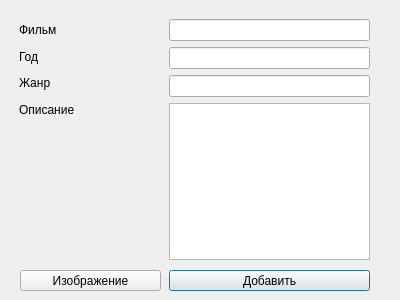
<?xml version="1.0" encoding="UTF-8"?>
<ui version="4.0">
 <class>AddWindow</class>
 <widget class="QDialog" name="AddWindow">
  <property name="geometry">
   <rect>
    <x>0</x>
    <y>0</y>
    <width>400</width>
    <height>300</height>
   </rect>
  </property>
  <property name="windowTitle">
   <string>Dialog</string>
  </property>
  <widget class="QWidget" name="verticalLayoutWidget">
   <property name="geometry">
    <rect>
     <x>169</x>
     <y>19</y>
     <width>201</width>
     <height>241</height>
    </rect>
   </property>
   <layout class="QVBoxLayout" name="verticalLayout">
    <item>
     <widget class="QLineEdit" name="lineEditMovie"/>
    </item>
    <item>
     <widget class="QLineEdit" name="lineEditYear"/>
    </item>
    <item>
     <widget class="QLineEdit" name="lineEditCategory"/>
    </item>
    <item>
     <widget class="QTextEdit" name="textEditDescription"/>
    </item>
   </layout>
  </widget>
  <widget class="QPushButton" name="pushButtonAdd">
   <property name="geometry">
    <rect>
     <x>169</x>
     <y>270</y>
     <width>201</width>
     <height>21</height>
    </rect>
   </property>
   <property name="text">
    <string>Добавить</string>
   </property>
  </widget>
  <widget class="QWidget" name="verticalLayoutWidget_2">
   <property name="geometry">
    <rect>
     <x>19</x>
     <y>19</y>
     <width>141</width>
     <height>101</height>
    </rect>
   </property>
   <layout class="QVBoxLayout" name="verticalLayout_2">
    <item>
     <widget class="QLabel" name="labelMovie">
      <property name="text">
       <string>Фильм</string>
      </property>
     </widget>
    </item>
    <item>
     <widget class="QLabel" name="labelYear">
      <property name="text">
       <string>Год</string>
      </property>
     </widget>
    </item>
    <item>
     <widget class="QLabel" name="labelCategory">
      <property name="text">
       <string>Жанр</string>
      </property>
     </widget>
    </item>
    <item>
     <widget class="QLabel" name="labelDescription">
      <property name="text">
       <string>Описание</string>
      </property>
     </widget>
    </item>
   </layout>
  </widget>
  <widget class="QPushButton" name="pushButtonSelectImage">
   <property name="geometry">
    <rect>
     <x>20</x>
     <y>270</y>
     <width>141</width>
     <height>21</height>
    </rect>
   </property>
   <property name="text">
    <string>Изображение</string>
   </property>
  </widget>
 </widget>
 <resources/>
 <connections/>
</ui>
